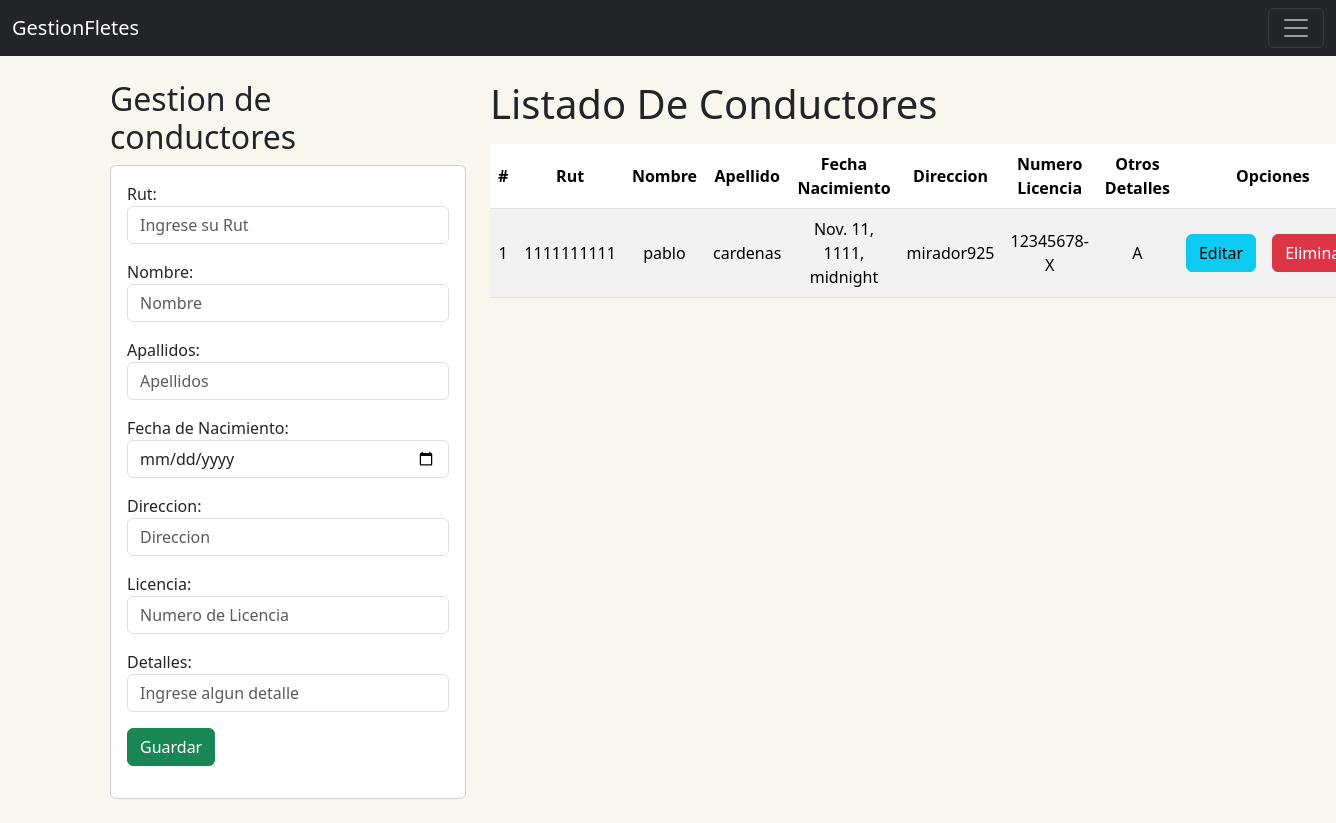
/conductores/homeConductores/, run on an earlier commit of the app's database.
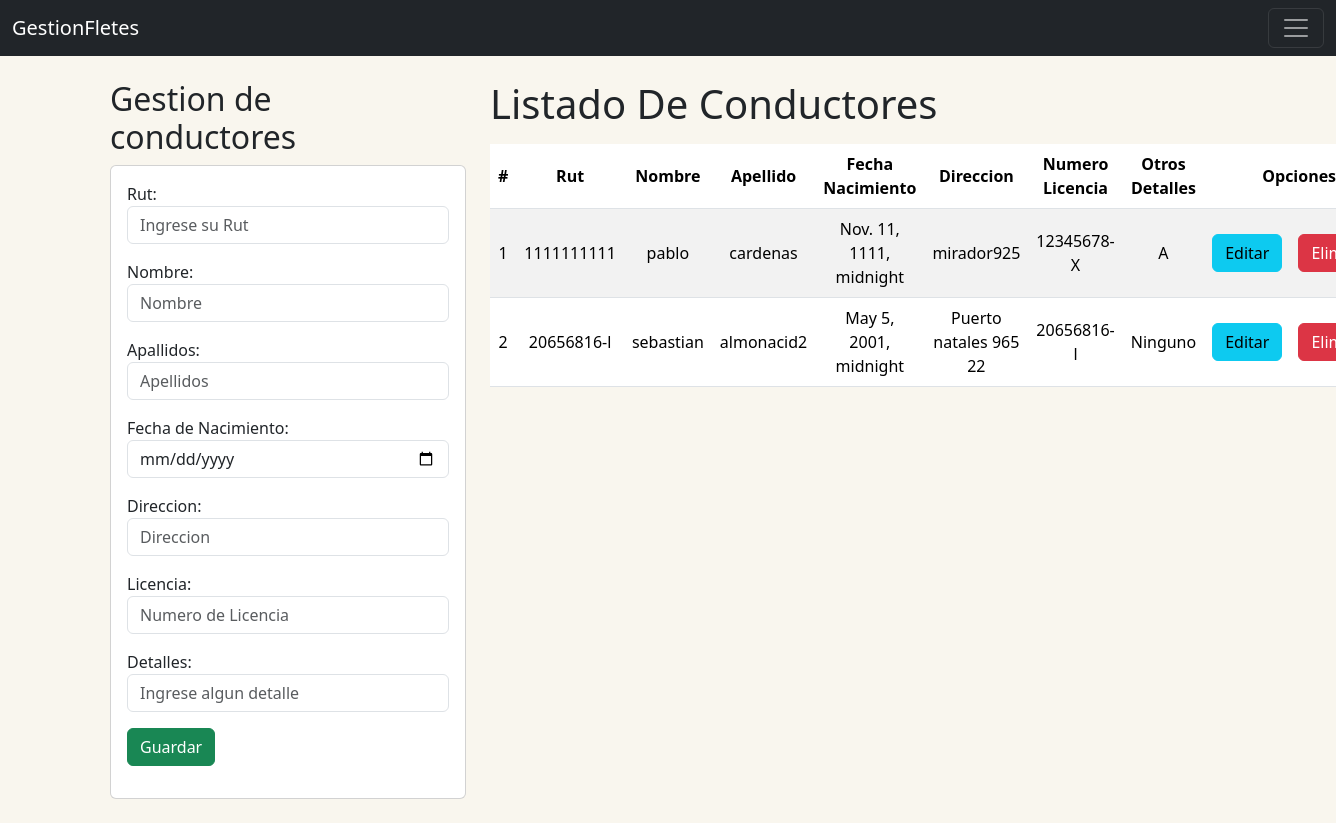
And on a later commit of the database.
### CrudConductores/models.py (models this page shows, shortened)
class Conductores(models.Model):
    rut = models.CharField(primary_key=True, max_length=10)
    nombre = models.CharField(max_length=30)
    apellido = models.CharField(max_length=30)
    fechaNacimiento = models.DateTimeField()
    direccion = models.CharField(max_length=100)
    numeroLicencia = models.CharField(max_length=10)
    otrosDetalles = models.CharField(max_length=100)

### CrudConductores/views.py (the view)
# urls.py: path('homeConductores/', views.homeConductores, name="homeConductores"),
def homeConductores(request):
    conductoresListados = Conductores.objects.all()
    return render(request, 'gestionConductores.html', {'conductores':conductoresListados,})

### CrudConductores/templates/gestionConductores.html (shortened to what this page needs)
{% extends "Base.html" %}
{% block body %}
<div class="row">
    <div class="col-sm-12 col-md-6 col-lg-4 col-xl-4">
        <h2 >Gestion de conductores</h2>
        <div class="card">
            <div class="card-body">
                <form action="{% url 'registrarConductor' %}" method="POST">{% csrf_token %}
                    <div class="form-group mb-3">
                        <label>Rut:</label>
                        <input type="text" id="txtRut" name="txtRut" class="form-control" placeholder="Ingrese su Rut" minlength="10" maxlength="10" required>
                    </div>
                    <div class="form-group mb-3">
                        <label>Nombre:</label>
                        <input type="text" id="txtNombre" name="txtNombre" class="form-control" placeholder="Nombre" maxlength="50"  required>
                    </div>
                    <div class="form-group mb-3">
                        <label>Apallidos:</label>
                        <input type="text" id="txtApellido" name="txtAppellido" class="form-control" placeholder="Apellidos" maxlength="50" required>
                    </div>
                    <div class="form-group mb-3">
                        <label>Fecha de Nacimiento:</label>
                        <input type="date" id="txtDateNacimiento" name="txtDateNacimiento" class="form-control" required>
                    </div>
                    <div class="form-group mb-3">
                        <label>Direccion:</label>
                        <input type="text" id="txtDireccion" name="txtDireccion" class="form-control" placeholder="Direccion" maxlength="50" required>
                    </div>
                    <div class="form-group mb-3">
                        <label>Licencia:</label>
                        <input type="text" id="txtNlicencia" name="txtNlicencia" class="form-control" placeholder="Numero de Licencia" minlength="10" maxlength="12" required>
                    </div>
                    <div class="form-group mb-3">
                        <label>Detalles:</label>
                        <input type="text" id="txtOtrosDetalles" name="txtOtrosDetalles" class="form-control" placeholder="Ingrese algun detalle" maxlength="50" required>
                    </div>
                    <div class="form-group mb-3">
                        <button type="submit" class="btn btn-success text-white">Guardar</button>
                    </div>
                </form>
            </div>
        </div>
    </div>
    <div class="col-sm-12 col-md-6 col-lg-8 col-xl-8">
        <h1>Listado De Conductores</h1>
        <div class="table responsive py-2">
            <table class="table table-striped">
                <thead>
                    <tr>
                        <th>#</th>
                        <th>Rut</th>
                        <th>Nombre</th>
                        <th>Apellido</th>
                        <th>Fecha Nacimiento</th>
                        <th>Direccion</th>
                        <th>Numero Licencia</th>
                        <th>Otros Detalles</th>
                        <th colspan="2">Opciones</th>
                    </tr>
                </thead>
                <tbody>
                    {% for conductor in conductores %}
                    <tr>
                        <td>{{forloop.counter}}</td>
                        <td>{{conductor.rut}}</td>
                        <td>{{conductor.nombre}}</td>
                        <td>{{conductor.apellido}}</td>
                        <td>{{conductor.fechaNacimiento}}</td>
                        <td>{{conductor.direccion}}</td>
                        <td>{{conductor.numeroLicencia}}</td>
                        <td>{{conductor.otrosDetalles}}</td>
                        <td><a href="{% url 'edicionConductor' conductor.rut %}" class="btn btn-info">Editar</a></td>
                        <td><a href="{% url 'eliminacionConductor' conductor.rut %}" class="btn btn-danger btnEliminacion">Eliminar</a></td>
                    </tr>
                    {% endfor %}
                </tbody>
            </table>
        </div>
    </div>
</div>
{% endblock %}

What changed in the data, as far as the page shows it:
added Conductores: rut "20656816-l", nombre "sebastian", apellido "almonacid2", fechaNacimiento "May 5, 2001, midnight", direccion "Puerto natales 965 22", numeroLicencia "20656816-l", otrosDetalles "Ninguno"
